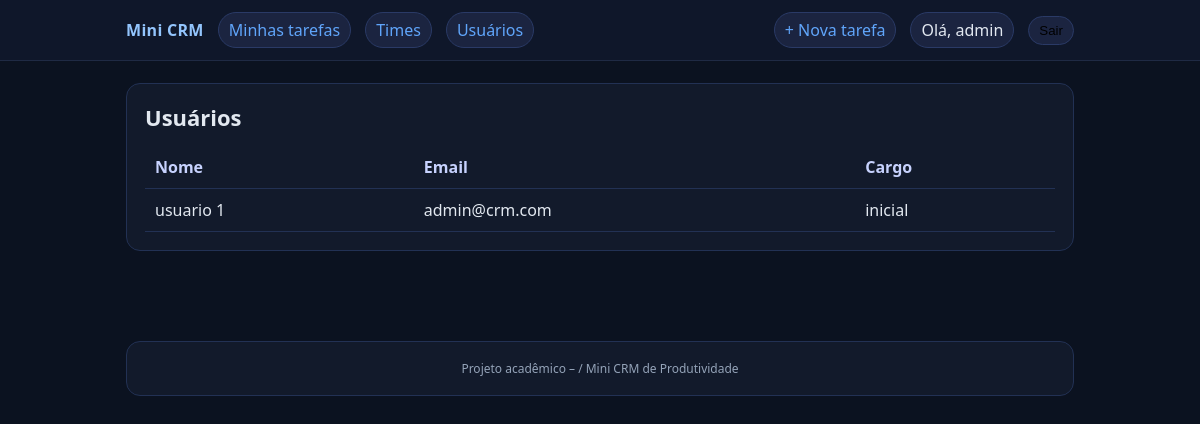
/tarefas/usuarios/ (signed in), run on an earlier commit of the app's database.
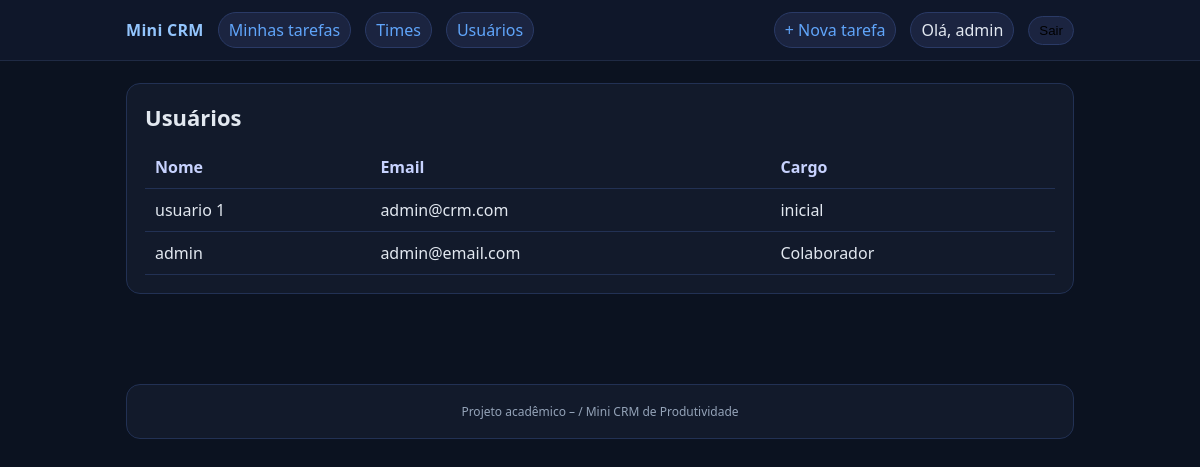
And on a later commit of the database.
### core/models.py (models this page shows, shortened)
class Usuario(models.Model):
    nome = models.CharField(max_length=100)
    email = models.EmailField()
    cargo = models.CharField(max_length=100)

### core/views.py (the view)
# urls.py: path('usuarios/', views.listar_usuarios, name='listar_usuarios'),
@staff_member_required
def listar_usuarios(request):
    usuarios = Usuario.objects.all()
    return render(request, 'listar_usuarios.html', {'usuarios': usuarios})

### core/templates/listar_usuarios.html (shortened to what this page needs)
{% extends "base.html" %}
{% block content %}
  <div class="card">
    <h1>Usuários</h1>
    {% if usuarios %}
      <table class="table">
        <thead>
          <tr>
            <th>Nome</th>
            <th>Email</th>
            <th>Cargo</th>
          </tr>
        </thead>
        <tbody>
          {% for u in usuarios %}
          <tr>
            <td>{{ u.nome }}</td>
            <td>{{ u.email }}</td>
            <td>{{ u.cargo }}</td>
          </tr>
          {% endfor %}
        </tbody>
      </table>
    {% else %}
      <p class="empty">Nenhum usuário cadastrado.</p>
    {% endif %}
  </div>
{% endblock %}

What changed in the data, as far as the page shows it:
added Usuario: nome "admin", email "admin@email.com", cargo "Colaborador"
